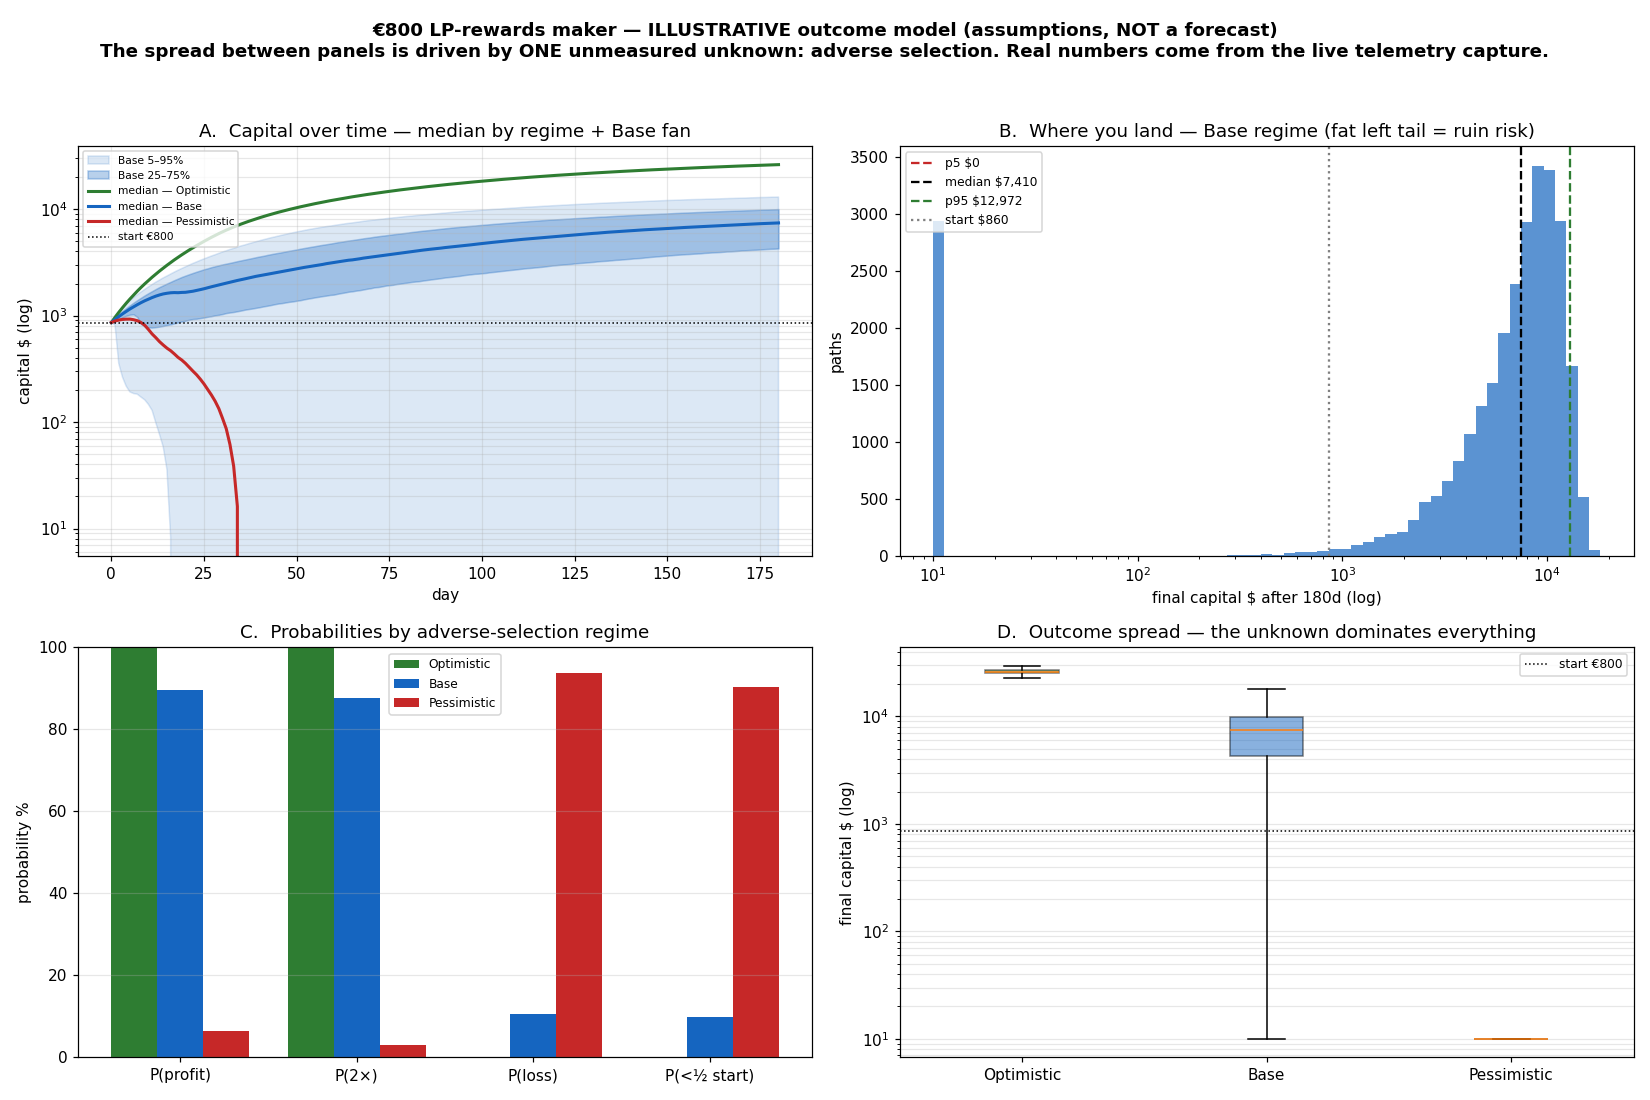

Recreate this plot in Python.
#!/usr/bin/env python3
# ILLUSTRATIVE returns model for the Polymarket LP-rewards maker — NOT A FORECAST.
#
# Every number here is an ASSUMPTION you can change. There is no measured net-return
# distribution yet; that must come from the live quote_telemetry.csv capture. This
# only shows the SHAPE of outcomes and how violently they depend on the ONE big
# unknown — adverse selection (how often a TRUE LP gets picked off once filled).
#
# Model per day, per Monte-Carlo path:
#   gross $/day  = capital * gross_frac(capital)        (capacity-bound; fit to repo table)
#                  capped at a plausible max share of the thin reward pools
#                  * competition-compression decay over time
#   net  $/day   = gross * adverse_mult  + noise  - rare_inventory_shock
#   capital     += net                                  (reinvest / compound)

import numpy as np
import matplotlib
matplotlib.use("Agg")
import matplotlib.pyplot as plt

rng = np.random.default_rng(7)

# ----------------------------- ASSUMPTIONS -----------------------------
START = 860.0      # €800 ≈ $860 starting capital
DAYS  = 180        # ~6 months
N     = 30000      # Monte-Carlo paths

# Gross reward %/day vs capital, fit to the repo's capacity-bound table
# (16%/d @ $860 -> 12% @ $3k -> 7% @ $10k -> 3.5% @ $30k):  2.94 * cap^-0.43
def gross_frac(cap):
    return 2.94 * np.power(cap, -0.43)

POOL_CEIL_USD      = 400.0   # thin pools saturate: hard cap on $/day you can capture
COMP_HALFLIFE_DAYS = 90.0    # snapshot reward rate gets competed away (halves in ~90d)
comp = 0.5 ** (1.0 / COMP_HALFLIFE_DAYS)

# The ONE big unknown: net = gross * adverse-selection multiplier.
# 'tail' = prob/day of a bad-inventory day that wipes several days of reward.
REGIMES = {
    "Optimistic (ACR holds, fills rare)": dict(mean=0.75, sd=0.20, tail=0.01, loss=(2, 5), color="#2e7d32"),
    "Base (moderate adverse selection)":  dict(mean=0.45, sd=0.35, tail=0.04, loss=(3, 7), color="#1565c0"),
    "Pessimistic (true-LP picked off)":   dict(mean=0.25, sd=0.55, tail=0.07, loss=(3, 8), color="#c62828"),
}
# -----------------------------------------------------------------------


def simulate(p):
    cap = np.full(N, START)
    paths = np.empty((DAYS + 1, N)); paths[0] = cap
    peak = cap.copy(); maxdd = np.zeros(N)
    for d in range(1, DAYS + 1):
        # gross $/day = 2.94*cap^0.57 (product form of cap*gross_frac — finite at cap=0),
        # pool-capped, then decayed by competition (decay shrinks the capturable pool too).
        gross = np.minimum(2.94 * np.power(cap, 0.57), POOL_CEIL_USD) * (comp ** d)
        net = gross * p["mean"] + gross * p["sd"] * rng.standard_normal(N)
        shock = (rng.random(N) < p["tail"]) * gross * rng.uniform(p["loss"][0], p["loss"][1], N)
        cap = np.maximum(cap + net - shock, 0.0)
        paths[d] = cap
        peak = np.maximum(peak, cap)
        maxdd = np.maximum(maxdd, (peak - cap) / np.maximum(peak, 1e-9))
    return paths, cap, maxdd


results = {name: simulate(p) for name, p in REGIMES.items()}

# ----------------------------- numbers ---------------------------------
def pct(x, q): return float(np.percentile(x, q))
print(f"\nStart ${START:.0f}  |  horizon {DAYS} days  |  {N:,} paths   (ILLUSTRATIVE — not a forecast)\n")
hdr = f"{'regime':37s} {'median':>9s} {'p5':>8s} {'p95':>9s} {'P(profit)':>9s} {'P(2x)':>6s} {'P(loss)':>8s} {'P(<½)':>6s} {'medDD':>6s}"
print(hdr); print("-" * len(hdr))
stats = {}
for name, (paths, final, maxdd) in results.items():
    s = dict(median=np.median(final), p5=pct(final, 5), p95=pct(final, 95),
             p_profit=np.mean(final > START), p_2x=np.mean(final > 2 * START),
             p_loss=np.mean(final < START), p_half=np.mean(final < 0.5 * START),
             med_dd=np.median(maxdd))
    stats[name] = s
    print(f"{name:37s} ${s['median']:8.0f} ${s['p5']:7.0f} ${s['p95']:8.0f} "
          f"{s['p_profit']*100:8.0f}% {s['p_2x']*100:5.0f}% {s['p_loss']*100:7.0f}% "
          f"{s['p_half']*100:5.0f}% {s['med_dd']*100:5.0f}%")
print()

# ----------------------------- plots -----------------------------------
fig = plt.figure(figsize=(15, 10))
fig.suptitle("€800 LP-rewards maker — ILLUSTRATIVE outcome model (assumptions, NOT a forecast)\n"
             "The spread between panels is driven by ONE unmeasured unknown: adverse selection. "
             "Real numbers come from the live telemetry capture.",
             fontsize=12, fontweight="bold")
days = np.arange(DAYS + 1)

# Panel A: fan chart (Base) + regime medians
axA = fig.add_subplot(2, 2, 1)
base_name = "Base (moderate adverse selection)"
bpaths = results[base_name][0]
loB, q25, med, q75, hiB = (np.percentile(bpaths, q, axis=1) for q in (5, 25, 50, 75, 95))
axA.fill_between(days, loB, hiB, color="#1565c0", alpha=0.15, label="Base 5–95%")
axA.fill_between(days, q25, q75, color="#1565c0", alpha=0.30, label="Base 25–75%")
for name, (paths, _, _) in results.items():
    axA.plot(days, np.percentile(paths, 50, axis=1), color=REGIMES[name]["color"],
             lw=2, label=f"median — {name.split('(')[0].strip()}")
axA.axhline(START, color="k", ls=":", lw=1, label="start €800")
axA.set_yscale("log"); axA.set_xlabel("day"); axA.set_ylabel("capital $ (log)")
axA.set_title("A.  Capital over time — median by regime + Base fan"); axA.legend(fontsize=7, loc="upper left")
axA.grid(alpha=0.3, which="both")

# Panel B: final-capital distribution (Base)
axB = fig.add_subplot(2, 2, 2)
bf = np.clip(results[base_name][1], 10, None)
axB.hist(bf, bins=np.logspace(np.log10(10), np.log10(max(bf.max(), 100)), 60),
         color="#1565c0", alpha=0.7)
axB.set_xscale("log")
for q, c, lab in [(5, "#c62828", "p5"), (50, "#000", "median"), (95, "#2e7d32", "p95")]:
    v = pct(results[base_name][1], q); axB.axvline(v, color=c, ls="--", lw=1.5, label=f"{lab} ${v:,.0f}")
axB.axvline(START, color="gray", ls=":", lw=1.5, label="start $860")
axB.set_xlabel("final capital $ after 180d (log)"); axB.set_ylabel("paths")
axB.set_title("B.  Where you land — Base regime (fat left tail = ruin risk)")
axB.legend(fontsize=8)

# Panel C: probabilities by regime
axC = fig.add_subplot(2, 2, 3)
metrics = [("P(profit)", "p_profit"), ("P(2×)", "p_2x"), ("P(loss)", "p_loss"), ("P(<½ start)", "p_half")]
x = np.arange(len(metrics)); w = 0.26
for i, (name, s) in enumerate(stats.items()):
    axC.bar(x + (i - 1) * w, [s[k] * 100 for _, k in metrics], w,
            color=REGIMES[name]["color"], label=name.split("(")[0].strip())
axC.set_xticks(x); axC.set_xticklabels([m for m, _ in metrics])
axC.set_ylabel("probability %"); axC.set_ylim(0, 100)
axC.set_title("C.  Probabilities by adverse-selection regime"); axC.legend(fontsize=8); axC.grid(alpha=0.3, axis="y")

# Panel D: final-capital spread by regime (box, log)
axD = fig.add_subplot(2, 2, 4)
data = [np.clip(results[n][1], 10, None) for n in REGIMES]
bp = axD.boxplot(data, vert=True, patch_artist=True, showfliers=False,
                 labels=[n.split("(")[0].strip() for n in REGIMES])
for patch, n in zip(bp["boxes"], REGIMES):
    patch.set_facecolor(REGIMES[n]["color"]); patch.set_alpha(0.5)
axD.axhline(START, color="k", ls=":", lw=1, label="start €800")
axD.set_yscale("log"); axD.set_ylabel("final capital $ (log)")
axD.set_title("D.  Outcome spread — the unknown dominates everything"); axD.legend(fontsize=8)
axD.grid(alpha=0.3, axis="y", which="both")

fig.tight_layout(rect=[0, 0, 1, 0.95])
out = "analysis/returns_model.png"
fig.savefig(out, dpi=110)
print(f"saved {out}")
